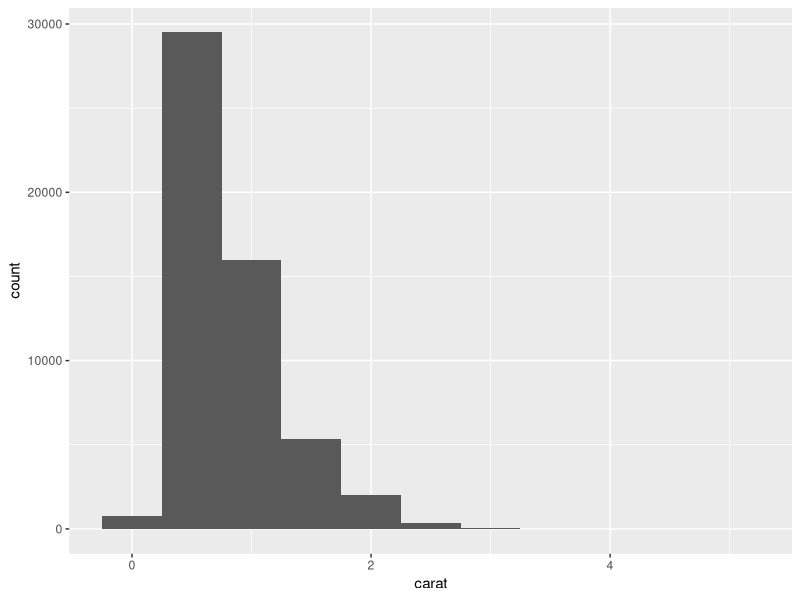
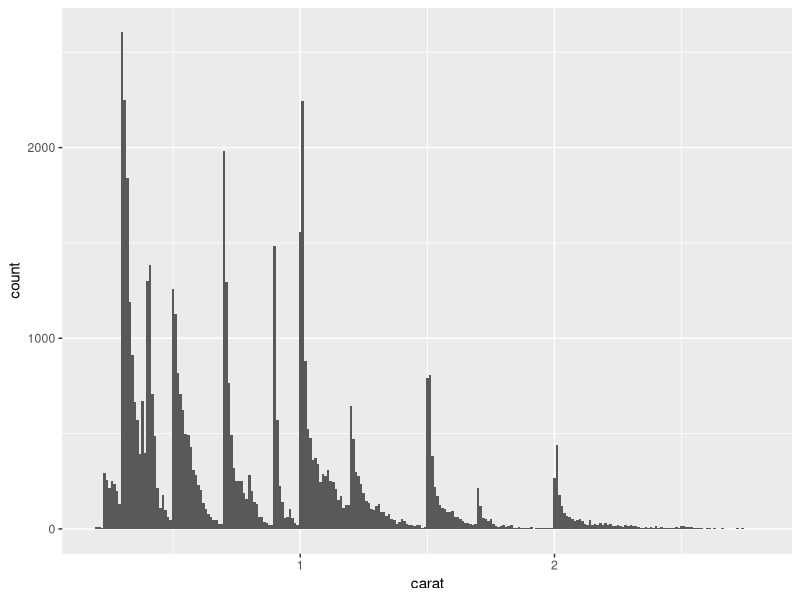
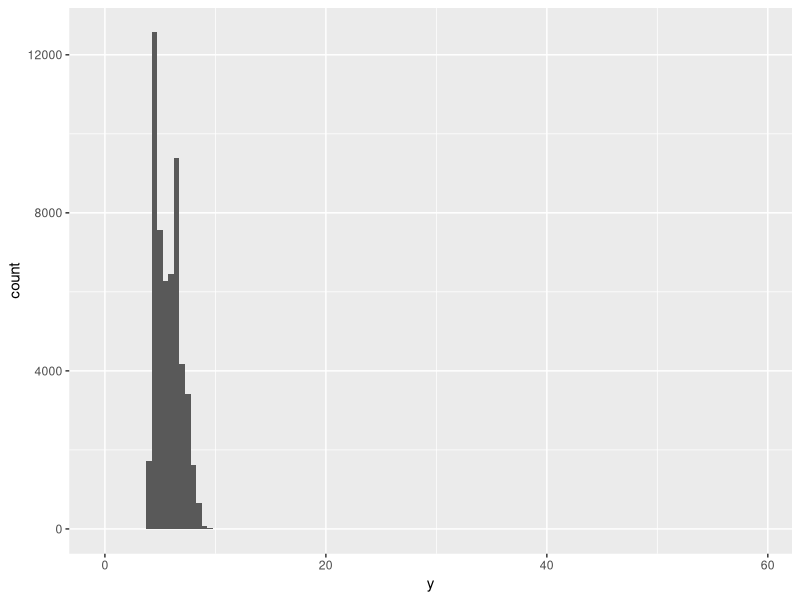
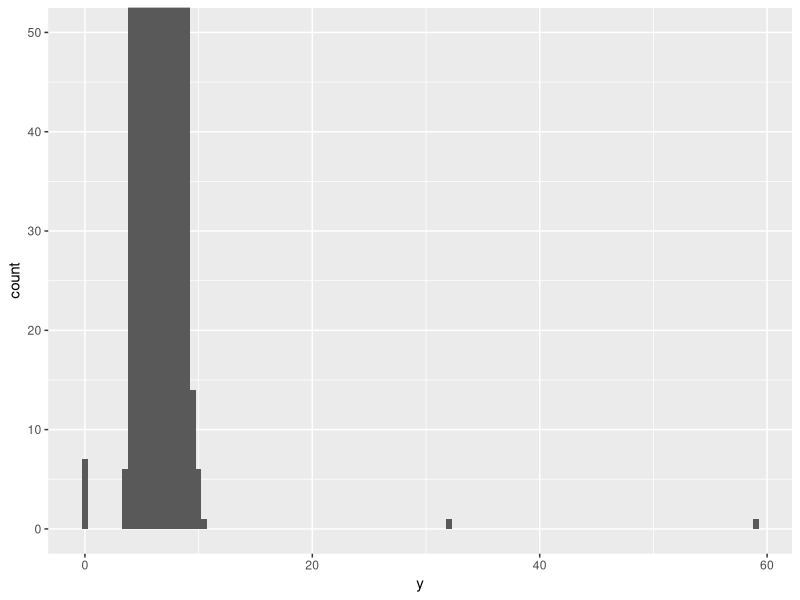

Here is the R script that generated these plots, in order:

# Análise Exploratória dos Dados -----------------------------------------------------------------------------------------------------------
# Autoria do script: Jeanne Franco ---------------------------------------------------------------------------------------------------------
# Data: 22/11/23 ---------------------------------------------------------------------------------------------------------------------------
# Fonte: https://r4ds.hadley.nz/eda#introduction -------------------------------------------------------------------------------------------

# Introdução -------------------------------------------------------------------------------------------------------------------------------

### A análise exploratória dos dados (EDA) serve para:

### 1 - Gerar questões sobre os seus dados;
### 2 - Encontrar respostas visualizando, transformando e modelando os dados;
### 3 - Usar o que aprendeu para refinar questões/gerar novas questões.

### Durante as fases iniciais da EDA, você deve se sentir à vontade para 
### investigar cada ideia que lhe ocorrer. Algumas dessas ideias darão certo 
### e outras serão becos sem saída.

### A EDA é uma parte importante de qualquer análise de dados, mesmo que 
### as principais questões de pesquisa sejam entregues a você de bandeja,
### porque você sempre precisa investigar a qualidade dos seus dados.

### Para fazer a limpeza de dados, você precisará implantar todas as 
### ferramentas de EDA: visualização, transformação e modelagem.

### "É muito melhor uma resposta aproximada à pergunta certa, que muitas 
### vezes é vaga, do que uma resposta exata à pergunta errada, que sempre 
### pode ser precisa." - John Tukey.

### Seu objetivo durante a EDA é desenvolver uma compreensão dos seus dados. 
### A maneira mais fácil de fazer isso é usar perguntas como ferramentas para
### orientar sua investigação. Quando você faz uma pergunta, ela concentra 
### sua atenção em uma parte específica do seu conjunto de dados e ajuda 
### você a decidir quais gráficos, modelos ou transformações fazer.

### A chave para fazer perguntas de qualidade é gerar uma grande quantidade 
### de perguntas. É difícil fazer perguntas reveladoras no início da sua 
### análise porque você não sabe quais insights podem ser obtidos do seu 
### conjunto de dados.

### Por outro lado, cada nova pergunta que você fizer irá expô-lo a um novo 
### aspecto dos seus dados e aumentar suas chances de fazer uma descoberta.
### Você pode detalhar rapidamente as partes mais interessantes dos seus 
### dados — e desenvolver um conjunto de perguntas instigantes.

### Não há regra sobre quais perguntas você deve fazer para orientar sua 
### pesquisa. No entanto, dois tipos de perguntas sempre serão úteis para 
### fazer descobertas em seus dados. Você pode formular essas perguntas 
### livremente como:

### - Que tipo de variação ocorre dentro das minhas variáveis?
### - Que tipo de covariação ocorre entre as minhas variáveis?

# Carregar pacotes necessários -------------------------------------------------------------------------------------------------------------

library(tidyverse)

# Variação ---------------------------------------------------------------------------------------------------------------------------------

### Variation is the tendency of the values of a variable to change from 
### measurement to measurement. You can see variation easily in real life; 
### if you measure any continuous variable twice, you will get two different 
### results.

### Every variable has its own pattern of variation, which can reveal 
### interesting information about how that it varies between measurements 
### on the same observation as well as across observations.

### Vamos iniciar visualizando a variação no peso de diamantes do dataset
### diamonds. Como carat é uma variável numérica, podemos usar um histograma.

ggplot(diamonds, aes(x = carat)) +
  geom_histogram(binwidth = 0.5)

# Valores típicos --------------------------------------------------------------------------------------------------------------------------

### In both bar charts and histograms, tall bars show the common values of
### a variable, and shorter bars show less-common values. 

### Which values are the most common? Why?

### Which values are rare? Why? Does that match your expectations?

### Can you see any unusual patterns? What might explain them?

### Vamos observar a distribuição de pequenos diamantes:

smaller <- diamonds |> 
  filter(carat < 3)

ggplot(smaller, aes(x = carat)) +
  geom_histogram(binwidth = 0.01)

### This histogram suggests several interesting questions:

### Why are there more diamonds at whole carats and common fractions of carats?

### Why are there more diamonds slightly to the right of each peak than 
### there are slightly to the left of each peak?

# Valores atípicos -------------------------------------------------------------------------------------------------------------------------

### Outliers são observações atípicas, pontos de dados que não estão ajustados
### ao padrão. Algumas vezes outliers são erros de entrada de dados. Algumas vezes
### são apenas valores extermos coletados e observados. Outras vezes, pode revelar
### importantes descobertas. Quando você tem muitos dados, fica difícil ver os
### outliers em histogramas

### Por exemplo, pegue a distribuição da variável y do conjunto de dados de 
### diamantes. A única evidência de valores discrepantes são os limites 
### incomumente amplos no eixo x.

ggplot(diamonds, aes(x = y)) + 
  geom_histogram(binwidth = 0.5)

### Há tantas observações nas caixas comuns que as caixas raras são muito curtas,
### tornando muito difícil vê-las (embora talvez se você olhar atentamente 
### para 0 você encontre algo).

### Para facilitar a visualização dos valores incomuns, precisamos ampliar para 
### valores pequenos do eixo y com coord_cartesian():

ggplot(diamonds, aes(x = y)) + 
  geom_histogram(binwidth = 0.5) +
  coord_cartesian(ylim = c(0, 50))

### coord_cartesian() também possui um argumento xlim() para quando você 
### precisar ampliar o eixo x. ggplot2 também possui funções xlim() e ylim() 
### que funcionam de maneira um pouco diferente: elas jogam fora os dados fora 
### dos limites.

### Isso nos permite ver que existem três valores incomuns: 0, ~30 
### e ~60. Nós os arrancamos com dplyr:

unusual <- diamonds |> 
  filter(y < 3 | y > 20) |> 
  select(price, x, y, z) |>
  arrange(y)
unusual

### A variável y mede uma das três dimensões desses diamantes, em mm. 
### Sabemos que os diamantes não podem ter largura de 0 mm, então esses 
### valores devem estar incorretos. Ao fazer EDA, descobrimos dados 
### faltantes codificados como 0, que nunca teríamos encontrado 
### simplesmente procurando por NAs.

### No futuro, poderemos optar por recodificar estes valores como NAs, a 
### fim de evitar cálculos enganosos. Também podemos suspeitar que as 
### medidas de 32 mm e 59 mm são implausíveis: esses diamantes têm mais 
### de uma polegada de comprimento, mas não custam centenas de milhares 
### de dólares!

### É uma boa prática repetir sua análise com e sem valores discrepantes. 
### Se eles tiverem um efeito mínimo nos resultados e você não conseguir 
### descobrir por que estão ali, é razoável omiti-los e seguir em frente.

### No entanto, se eles tiverem um efeito substancial nos seus resultados,
### você não deve abandoná-los sem justificativa. Você precisará descobrir 
### o que os causou (por exemplo, um erro de entrada de dados) e divulgar 
### que os removeu em seu artigo.

# Lidando com valores atípicos -------------------------------------------------------------------------------------------------------------

### Se você encontrou valores atípicos no sei conjunto de dados e deseja
### prosseguir com suas análises, você tem duas opções:

### Eliminar a linha inteira com os valores estranhos.

diamonds2 <- diamonds |> 
  filter(between(y, 3, 20))
view(diamonds2)

### Não recomendamos esta opção porque um valor inválido não implica que todos 
### os outros valores para essa observação também sejam inválidos. Além disso, 
### se você tiver dados de baixa qualidade, ao aplicar essa abordagem a todas 
### as variáveis, você poderá descobrir que não tem mais dados!


